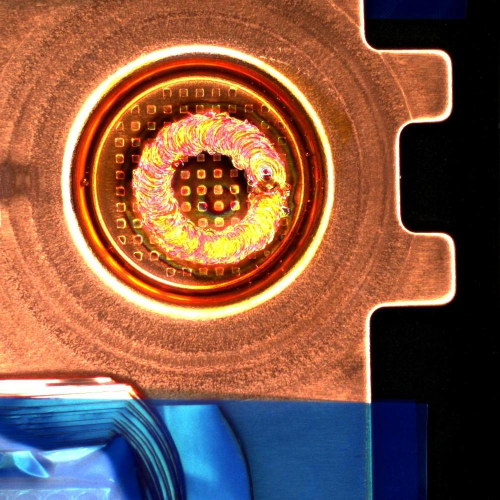
#> input picture 几何变换/images/1.jpg, 1000 x 1000 px (shown at 1/2 size); its folder holds only this picture in this run
$ jupyter execute --allow-errors '多线程多进程resize图像的性能分析.ipynb'
#> lines starting #> are read from the running program, lines starting #| are printed output that depends on the picture
本例研究多线程、多进程下，多大量图片resize的性能比较

结果显示：使用多线程或多进程，可以提高resize对批量图片的处理速度

[cell 1]
import concurrent.futures as cf
import random
import time

import cv2
import numpy as np

# 每张图片的处理过程
def resize_image(i,w,h,type=1):
#> called with i = 1, w = 512, h = 512, type = 1
    img_path=F'images/{i}.jpg'
    img=cv2.imread(img_path,1)
#> img is the input picture: shape (1000, 1000, 3); mean B, G, R 70.6, 88.1, 131.6

    img=cv2.resize(img,(w,h),interpolation=type)
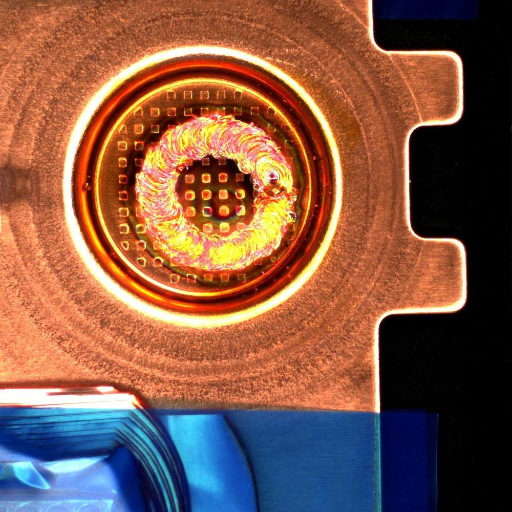
#> img: shape (512, 512, 3); mean B, G, R 70.5, 88, 131.5

    img=img.astype(np.float64)
    # 亮度变化
    delta = random.uniform(-32, 32)
    img += delta
    # 对比度变化
    alpha = random.uniform(0.5, 1.5)
    img *= alpha

    # 归一化及标准化
    img=img/255.0
    mean=(0.406, 0.456, 0.485)
    std=(0.225, 0.224, 0.229)
    img -= mean
    img /= std

[cell 2]
# 传递参数
image_size=20
image_idx=[i%image_size+1 for i in range(image_size*image_size)]
resize_w=[512 for i in range(image_size*image_size)]
resize_h=[512 for i in range(image_size*image_size)]

[cell 3]
start = time.time()
#without multiprocessing 普通调用
#> (the rest of this cell did not finish here and is left out)

[cell 4]
start = time.time()
#using I/O bottleneck 多线程
with cf.ThreadPoolExecutor(max_workers=2) as p:
    processing = p.map(resize_image,image_idx,resize_w,resize_h)
#> call 3 of resize_image, with i = 1, w = 512, h = 512, type = 1
#> in resize_image (call 3), `img -= mean`:
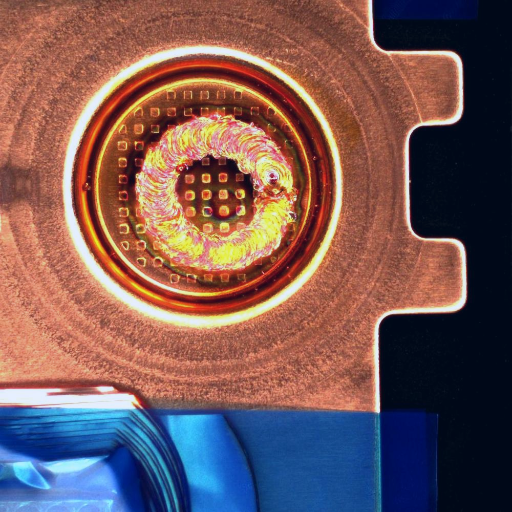
#> img: shape (512, 512, 3) float64; mean B, G, R -0.211, -0.209, -0.109; drawn with min black and max white
#> in resize_image (call 23), `img *= alpha`:
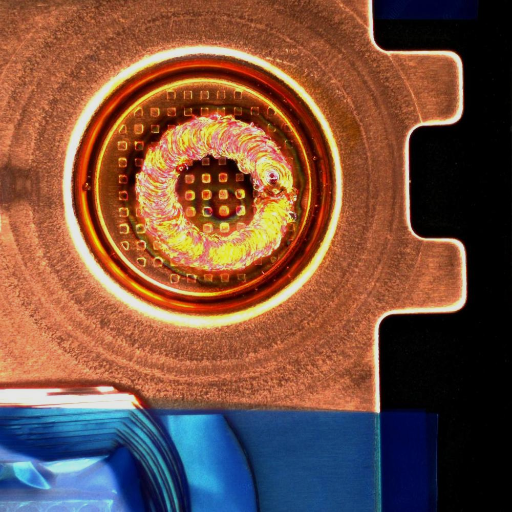
#> img: shape (512, 512, 3) float64; mean B, G, R 64.5, 80.3, 119.7
